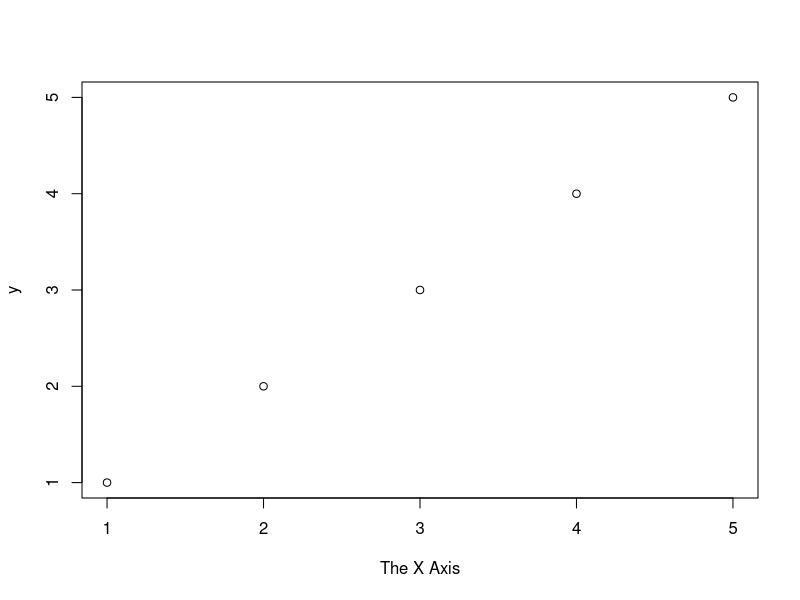

Write the R code that produced this figure.
### week 1 homework - dfox

## problem 1
for (i in c(1:10)) {
  y <- sqrt(i * 50) + 7
  print(y)
}

## problem 2
apply(mtcars, 2, mean)
apply(mtcars, 2, var)

## problem 3
f128 <- mtcars['Fiat 128',]
apply(f128, 1, sum)

## problem 4
x <- function() {
  vals <- rnorm(20, 0.5, 0.15)
  return((vals - min(vals)) / (max(vals) - min(vals)))
}
x()

## problem 5
a <- c(.45, -.019, -.318, -.929, -1.487, -1.075, 1, -.621, -1.384, 1.869, 
       0.425, -.239, 1.058, .886, -.619, 2.206, -.255, -1.424, -.144, .208)
(a-min(a) / max(a) - min(a))

## problem 6
mpg <- mtcars$mpg
z <- function(m, num) {
  m <- sort(m)
  if (num > length(m)) {
    warning("Ask for less observations")
  } else {
    return(mean(m[0:num]))
  }
}
z(mpg, 5)
z(mpg, 50)

## problem 7
myplt <- function(x,y, ...){
  mylist <- list(...)
  plot(x,y, ...)
  if(any(names(mylist) == "xlab"))
    cat("xlab was supplied as ", mylist$xlab, "\n")
}
myplt(1:5, 1:5, xlab = "The X Axis")
